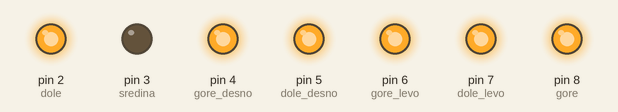
Simulated run of this sketch. Board: Arduino Uno, built with avr-gcc and run on an emulated ATmega328P. Parts: output pins drawn as LEDs (lit = HIGH).

Above: at 0.1 s.
At 4.1 s:
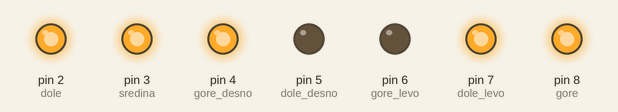
At 8.1 s:
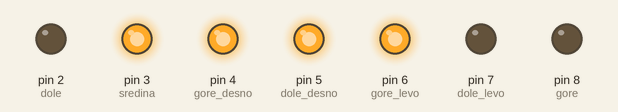
At 16.1 s:
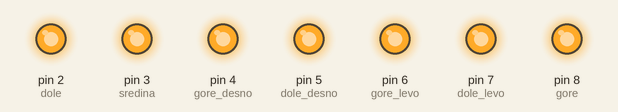
At 26.1 s:
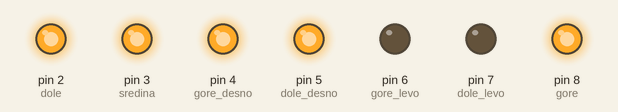
At 38.1 s:
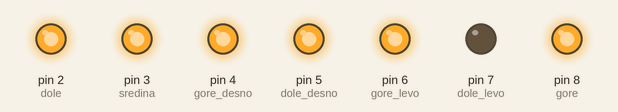
Timing chart, 0 to 39.6 s (numbered marks = the images above):
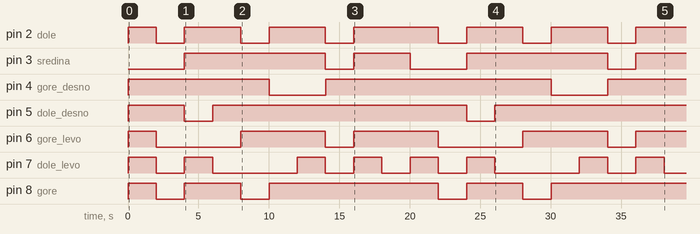

The sketch:

prvi_test_paljenje_lampice.ino
```cpp
void setup() {
  // put your setup code here, to run once:
  pinMode(2, OUTPUT);
  pinMode(3, OUTPUT);
  pinMode(4, OUTPUT);
  pinMode(5, OUTPUT);
  pinMode(6, OUTPUT);
  pinMode(7, OUTPUT);
  pinMode(8, OUTPUT);
}

/* 1 - gore_desno, dole_desno
   * 2 - gore, dole, sredina, gore_desno, dole_levo
   * 3 - gore, dole, sredina, gore_levo, gore_desno, dole_levo, dole_desno
   * 4 - sredina, gore_levo, gore_desno, dole_desno
   * 5 - gore, dole, sredina, gore_levo, dole_desno
   * 6 - gore, dole, sredina, gore_levo, dole_levo, dole_desno
   * 7 - gore, gore_desno, dole_desno
   * 8 - gore, dole, sredina, gore_levo, gore_desno, dole_levo, dole_desno
   * 9 - gore, dole, sredina, gore_levo, gore_desno, dole_desno
   * 0 - gore, dole, gore_levo, gore_desno, dole_levo, dole_desno
   * - - sredina
   * r - sredina, dole_levo
   * A - gore, gore_levo, gore_desno, dole_levo, dole_desno
   * E - gore, dole, sredina, gore_levo, dole_levo
   * g - gore, sredina, gore_levo, gore_desno, dole, dole_desno
   * J - dole, dole_desno, gore_desno
   * o - sredina, dole, dole_levo, dole_desno
   */

  const int sredina = 3;
  const int dole = 2;
  const int gore = 8;
  const int dole_levo = 7;
  const int dole_desno = 5;
  const int gore_levo =6;
  const int gore_desno = 4;


void ispisbroja(int broj) {
  switch(broj){
    case 0:{
      //postavi sve na nulu
      digitalWrite(2, LOW);
      digitalWrite(3, LOW);
      digitalWrite(4, LOW);
      digitalWrite(5, LOW);
      digitalWrite(6, LOW);
      digitalWrite(7, LOW);
      digitalWrite(8, LOW);
      delay(2);
      //postavi novu vrednost
      digitalWrite(gore, HIGH);
      digitalWrite(dole, HIGH);
      digitalWrite(gore_levo, HIGH);
      digitalWrite(gore_desno, HIGH);
      digitalWrite(dole_levo, HIGH);
      digitalWrite(dole_desno, HIGH);
      break;
      }
    case 1:{

      //postavi sve na nulu
      digitalWrite(2, LOW);
      digitalWrite(3, LOW);
      digitalWrite(4, LOW);
      digitalWrite(5, LOW);
      digitalWrite(6, LOW);
      digitalWrite(7, LOW);
      digitalWrite(8, LOW);
      delay(2);
      //postavi novu vrednost
      digitalWrite(gore_desno, HIGH);
      digitalWrite(dole_desno, HIGH);
      break;
      }
    case 2:{

      //postavi sve na nulu
      digitalWrite(2, LOW);
      digitalWrite(3, LOW);
      digitalWrite(4, LOW);
      digitalWrite(5, LOW);
      digitalWrite(6, LOW);
      digitalWrite(7, LOW);
      digitalWrite(8, LOW);
      delay(2);
      //postavi novu vrednost
      digitalWrite(gore, HIGH);
      digitalWrite(dole, HIGH);
      digitalWrite(sredina, HIGH);
      digitalWrite(gore_desno, HIGH);
      digitalWrite(dole_levo, HIGH);
      break;
      }
    case 3:{
      //postavi sve na nulu
      digitalWrite(2, LOW);
      digitalWrite(3, LOW);
      digitalWrite(4, LOW);
      digitalWrite(5, LOW);
      digitalWrite(6, LOW);
      digitalWrite(7, LOW);
      digitalWrite(8, LOW);
      delay(2);
      //postavi novu vrednost
      digitalWrite(gore, HIGH);
      digitalWrite(dole, HIGH);
      digitalWrite(sredina, HIGH);
      digitalWrite(gore_desno, HIGH);
      digitalWrite(dole_desno, HIGH);
      break;
      }
    case 4:{
      //postavi sve na nulu
      digitalWrite(2, LOW);
      digitalWrite(3, LOW);
      digitalWrite(4, LOW);
      digitalWrite(5, LOW);
      digitalWrite(6, LOW);
      digitalWrite(7, LOW);
      digitalWrite(8, LOW);
      delay(2);
      //postavi novu vrednost
      digitalWrite(sredina, HIGH);
      digitalWrite(gore_levo, HIGH);
      digitalWrite(dole_desno, HIGH);
      digitalWrite(gore_desno, HIGH);
      break;
      }
    case 5:{

      //postavi sve na nulu
      digitalWrite(2, LOW);
      digitalWrite(3, LOW);
      digitalWrite(4, LOW);
      digitalWrite(5, LOW);
      digitalWrite(6, LOW);
      digitalWrite(7, LOW);
      digitalWrite(8, LOW);
      delay(2);
      //postavi novu vrednost
      digitalWrite(gore, HIGH);
      digitalWrite(dole, HIGH);
      digitalWrite(sredina, HIGH);
      digitalWrite(gore_levo, HIGH);
      digitalWrite(dole_desno, HIGH);
      break;
      }
    case 6:{
      //postavi sve na nulu
      digitalWrite(2, LOW);
      digitalWrite(3, LOW);
      digitalWrite(4, LOW);
      digitalWrite(5, LOW);
      digitalWrite(6, LOW);
      digitalWrite(7, LOW);
      digitalWrite(8, LOW);
      delay(2);
      //postavi novu vrednost
      digitalWrite(gore, HIGH);
      digitalWrite(sredina, HIGH);
      digitalWrite(dole, HIGH);
      digitalWrite(dole_desno, HIGH);
      digitalWrite(gore_levo, HIGH);
      digitalWrite(dole_levo, HIGH);
      break;
      }
    case 7:{

      //postavi sve na nulu
      digitalWrite(2, LOW);
      digitalWrite(3, LOW);
      digitalWrite(4, LOW);
      digitalWrite(5, LOW);
      digitalWrite(6, LOW);
      digitalWrite(7, LOW);
      digitalWrite(8, LOW);
      delay(2);
      //postavi novu vrednost
      digitalWrite(gore, HIGH);
      digitalWrite(gore_desno, HIGH);
      digitalWrite(dole_desno, HIGH);
      break;
      }
    case 8:{

      //postavi sve na nulu
      digitalWrite(2, LOW);
      digitalWrite(3, LOW);
      digitalWrite(4, LOW);
      digitalWrite(5, LOW);
      digitalWrite(6, LOW);
      digitalWrite(7, LOW);
      digitalWrite(8, LOW);
      delay(2);
      //postavi novu vrednost
      digitalWrite(gore, HIGH);
      digitalWrite(dole, HIGH);
      digitalWrite(sredina, HIGH);
      digitalWrite(gore_levo, HIGH);
      digitalWrite(gore_desno, HIGH);
      digitalWrite(dole_levo, HIGH);
      digitalWrite(dole_desno, HIGH);
      break;
      }
    case 9:{

      //postavi sve na nulu
      digitalWrite(2, LOW);
      digitalWrite(3, LOW);
      digitalWrite(4, LOW);
      digitalWrite(5, LOW);
      digitalWrite(6, LOW);
      digitalWrite(7, LOW);
      digitalWrite(8, LOW);
      delay(2);
      //postavi novu vrednost
      digitalWrite(gore, HIGH);
      digitalWrite(dole, HIGH);
      digitalWrite(sredina, HIGH);
      digitalWrite(gore_levo, HIGH);
      digitalWrite(gore_desno, HIGH);
      digitalWrite(dole_desno, HIGH);
      break;
      }
    default: break;
  }
}

void loop() {
  // put your main code here, to run repeatedly:

  int counter = 0;

  /*digitalWrite(2, HIGH);
      digitalWrite(3, HIGH);
      digitalWrite(4, HIGH);
      digitalWrite(5, HIGH);
      digitalWrite(6, HIGH);
      digitalWrite(7, HIGH);
      digitalWrite(8, HIGH);*/

 for(int i = 0; i < 10; i++){
    ispisbroja(i);
    delay(2000);
  }
}
```

Measured:
- by itself, pin 2 (dole): LOW → HIGH at 0.00 s, → LOW 2.0 s later, → HIGH 2.0 s later, → LOW 4.0 s later, … (13 changes in this stretch)
- by itself, pin 3 (sredina): goes HIGH 10.0 s, LOW 2.0 s, HIGH 4.0 s, LOW 4.0 s, HIGH 10.0 s, LOW 2.0 s, then HIGH
- by itself, pin 4 (gore_desno): goes HIGH 10.0 s, LOW 4.0 s, HIGH 16.0 s, LOW 4.0 s, then HIGH
- by itself, pin 5 (dole_desno): goes HIGH 4.0 s, LOW 2.0 s, HIGH 18.0 s, LOW 2.0 s, then HIGH
- by itself, pin 6 (gore_levo): LOW → HIGH at 0.00 s, → LOW 2.0 s later, → HIGH 6.0 s later, → LOW 6.0 s later, … (9 changes in this stretch)
- by itself, pin 7 (dole_levo): LOW → HIGH at 0.00 s, → LOW 2.0 s later, → HIGH 2.0 s later, → LOW 2.0 s later, … (16 changes in this stretch)
- by itself, pin 8 (gore): LOW → HIGH at 0.00 s, → LOW 2.0 s later, → HIGH 2.0 s later, → LOW 4.0 s later, … (9 changes in this stretch)
